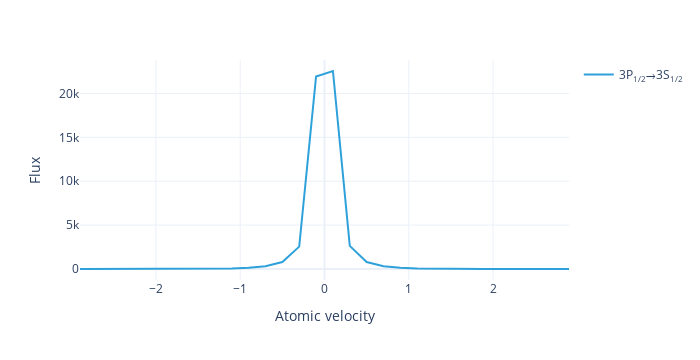

Source (notebook cell):
### Markdown cell above
The solution can be visualized in several ways. Plot the flux for each velocity bin:

### Code cell
#|notest
model.flux(sol).visualize()

### Figure 1 — Plotly figure (JSON) as saved in the notebook; plotly's stock layout.template omitted (floating-point values rounded to 4 significant figures)
{"data": [{"hovertemplate": "Transition=3P<sub>1/2</sub>→3S<sub>1/2</sub><br>Atomic velocity=%{x}<br>Flux=%{y}<extra></extra>", "legendgroup": "3P<sub>1/2</sub>→3S<sub>1/2</sub>", "line": {"color": "#2fa1da", "dash": "solid"}, "marker": {"symbol": "circle"}, "mode": "lines", "name": "3P<sub>1/2</sub>→3S<sub>1/2</sub>", "orientation": "v", "showlegend": true, "type": "scatter", "x": [-2.9, -2.7, -2.5, -2.3, -2.1, -1.9, -1.7, -1.5, -1.3, -1.1, -0.9, -0.7, -0.5, -0.3, -0.1, 0.1, 0.3, 0.5, 0.7, 0.9, 1.1, 1.3, 1.5, 1.7, 1.9, 2.1, 2.3, 2.5, 2.7, 2.9], "xaxis": "x", "y": [0.0078, 0.02706, 0.08773, 0.2663, 0.7584, 2.033, 5.152, 12.41, 28.63, 64.06, 141.7, 320.3, 792.4, 2550.0, 21940.0, 22560.0, 2637.0, 795.8, 320.8, 141.8, 64.09, 28.64, 12.41, 5.154, 2.034, 0.7586, 0.2663, 0.08775, 0.02707, 0.007802], "yaxis": "y"}], "layout": {"height": 360, "legend": {"title": {}, "tracegroupgap": 0}, "margin": {"t": 60}, "width": 700, "xaxis": {"anchor": "y", "autorange": true, "domain": [0, 1], "range": [-2.9, 2.9], "title": {"text": "Atomic velocity"}, "type": "linear"}, "yaxis": {"anchor": "x", "autorange": true, "domain": [0, 1], "range": [-1253.0, 23810.0], "title": {"text": "Flux"}, "type": "linear"}}}
